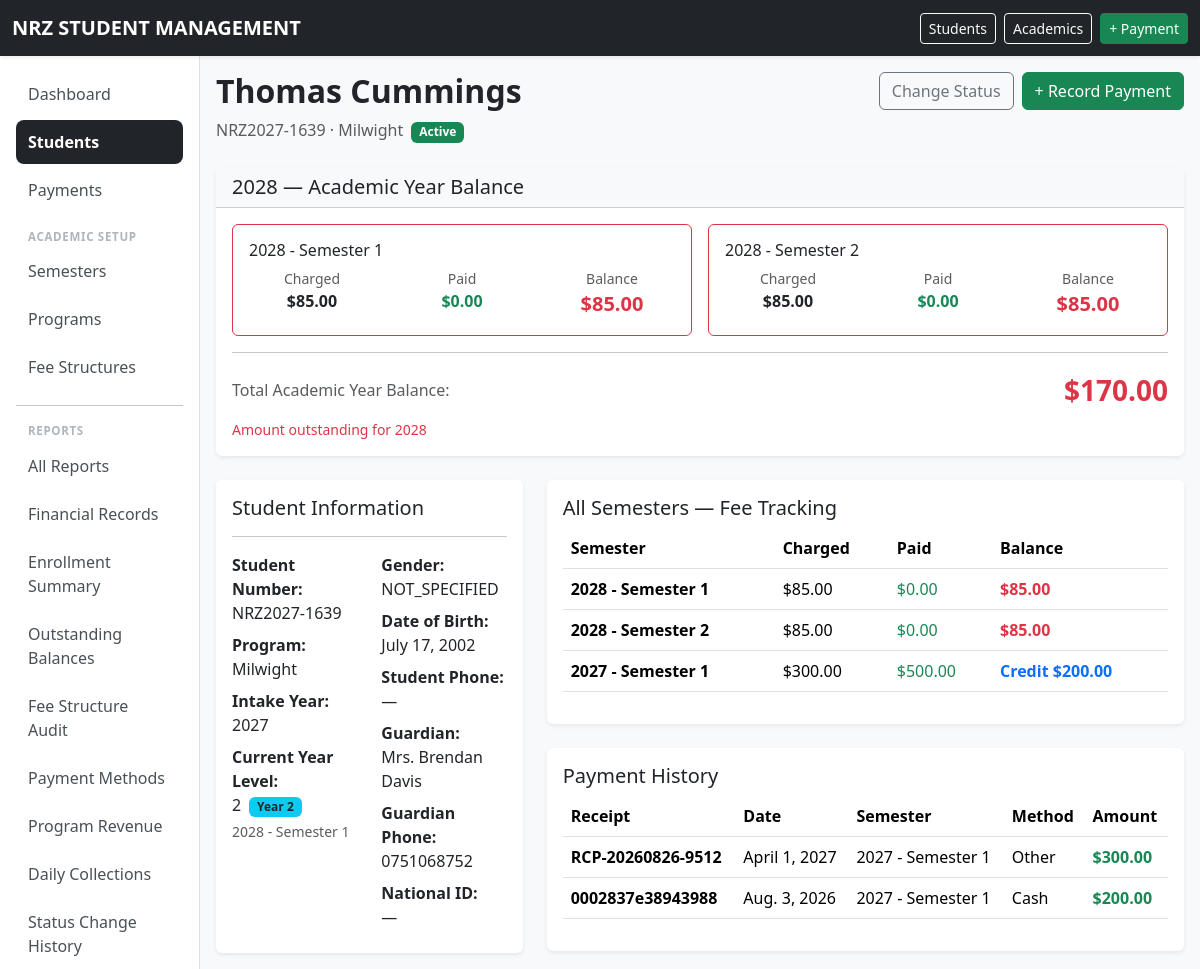
/students/93/ (signed in), run on an earlier commit of the app's database.
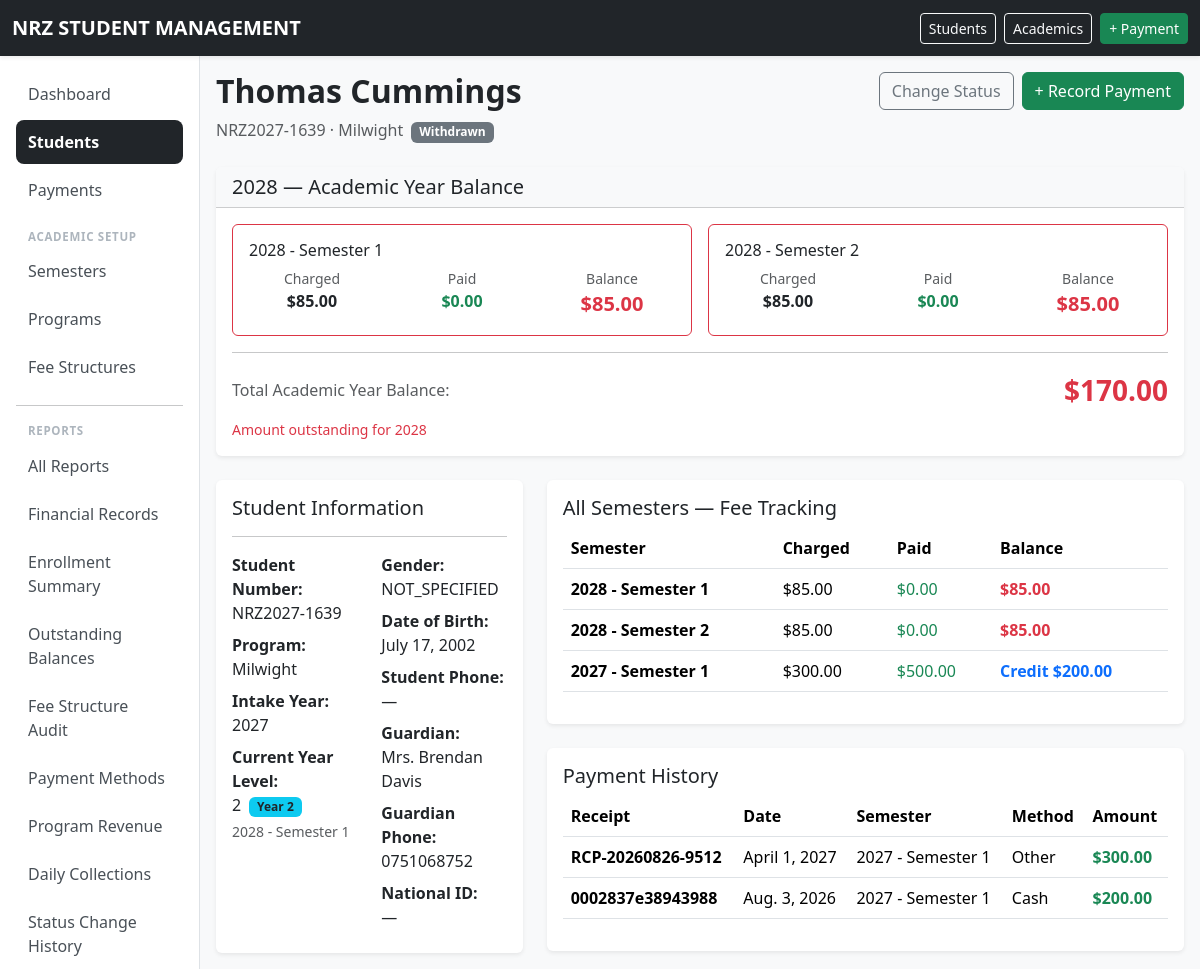
And on a later commit of the database.
### school/views.py (the view, shortened to what this page needs)
# urls.py: path("students/<int:pk>/", views.student_detail, name="student_detail"),
@permission_required("school.view_student", raise_exception=True)
def student_detail(request, pk):
    student = get_object_or_404(Student, pk=pk)
    today = get_current_date()
    current_enrollment = student.get_current_enrollment(today)
    current_year_level = current_enrollment.year_level if current_enrollment else None
    semesters = Semester.objects.select_related("academic_year")
    balances = []
    for semester in semesters:
        charged = (
            StudentCharge.objects.filter(
                student=student,
                fee_item__fee_structure__semester=semester,
            ).aggregate(total=Sum("amount"))["total"]
            or Decimal("0")
        )
        paid = (
            Payment.objects.filter(
                student=student,
                semester=semester,
            ).aggregate(total=Sum("amount"))["total"]
            or Decimal("0")
        )
        if charged == 0 and paid == 0:
            continue  # skip semesters this student has no relationship to
        balances.append(
            {
                "semester": semester,
                "charged": charged,
                "paid": paid,
                "balance": charged - paid,
            }
        )
    payments = student.payments.select_related("semester")
    today = get_current_date()
    current_year = AcademicYear.objects.filter(
        start_date__lte=today,
        end_date__gte=today
    ).first()
    semester_balances = []
    total_year_balance = Decimal("0")
    if current_year:
        enrollments = student.enrollments.filter(
            semester__academic_year=current_year,
            status__in=[Enrollment.ACTIVE, Enrollment.COMPLETED]
        ).select_related("semester", "program").order_by("semester__number")
        for enrollment in enrollments:
            semester = enrollment.semester
            charged = student.charges.filter(
                enrollment__semester=semester
            ).aggregate(total=Sum("amount"))["total"] or Decimal("0")
            paid = student.payments.filter(semester=semester).aggregate(
                total=Sum("amount")
            )["total"] or Decimal("0")
            projected_charged = Decimal("0")
            effective_charged = charged if charged > 0 else projected_charged
            effective_balance = effective_charged - paid
            semester_balances.append({
                "semester": semester,
                "charged": charged,
                "projected_charged": projected_charged,
                "paid": paid,
                "balance": effective_balance,
                "is_projected": charged == 0 and projected_charged > 0,
            })
            total_year_balance += effective_balance
    return render(
        request,
        "school/student_detail.html",
        {
            "student": student,
            "balances": balances,
            "payments": payments,
            "semester_balances": semester_balances,
            "total_year_balance": total_year_balance,
            "current_year": current_year,
            "current_enrollment": current_enrollment,
            "current_year_level": current_year_level,
        },
    )

### school/context_processors.py (called while the page is built)
def time_override_enabled(request):
    return {
        'ENABLE_TIME_OVERRIDE': getattr(settings, 'ENABLE_TIME_OVERRIDE', False)
    }

### school/models.py (called while the page is built)
    @classmethod
    def get_frozen_time(cls):
        obj = cls.objects.first()
        return obj.frozen_datetime if obj else None

    def __str__(self):
        return f"{self.academic_year.name} - Semester {self.number}"

    def get_current_enrollment(self, today=None):
        from school.utils.time_utils import get_current_date
        today = today or get_current_date()
        enrollments = self.enrollments.filter(
            status=Enrollment.ACTIVE
        ).select_related('semester')
        for e in enrollments:
            if e.semester.start_date <= today <= e.semester.end_date:
                return e
        future = enrollments.filter(semester__start_date__gt=today).order_by('semester__start_date')
        if future.exists():
            return future.first()
        past = enrollments.order_by('-semester__end_date')
        return past.first() if past.exists() else None

### school/utils/time_utils.py (called while the page is built)
def get_current_date():
    return get_current_datetime().date()

### templates/school/student_detail.html (shortened to what the changed rows need)
{% extends "base.html" %}
{% block content %}
<div class="d-flex justify-content-between align-items-start mb-4">
    <div>
        <h2 class="fw-bold">
            {{ student.first_name }}
            {{ student.last_name }}
        </h2>
        <div class="text-muted">
            {{ student.student_number }} · {{ student.program.name }}
            {% if student.status == "ACTIVE" %}
                <span class="badge text-bg-success ms-1">Active</span>
            {% elif student.status == "DEFERRED" %}
                <span class="badge text-bg-warning ms-1">Deferred</span>
            {% elif student.status == "WITHDRAWN" %}
                <span class="badge text-bg-secondary ms-1">Withdrawn</span>
            {% elif student.status == "COMPLETED" %}
                <span class="badge text-bg-primary ms-1">Completed</span>
            {% endif %}
        </div>
    </div>
</div>
<div class="row g-4">
    <div class="col-lg-8">
        <div class="card border-0 shadow-sm">
            <div class="card-body">
                <div class="table-responsive">
                    <table class="table table-hover">
                        <thead>
                            <tr>
                                <th>Semester</th>
                                <th>Charged</th>
                                <th>Paid</th>
                                <th>Balance</th>
                            </tr>
                        </thead>
                    </table>
                </div>
            </div>
        </div>
        <div class="card border-0 shadow-sm mt-4">
            <div class="card-body">
                <div class="table-responsive">
                    <table class="table table-hover">
                        <thead>
                            <tr>
                                <th>Receipt</th>
                                <th>Date</th>
                                <th>Semester</th>
                                <th>Method</th>
                                <th>Amount</th>
                            </tr>
                        </thead>
                    </table>
                </div>
            </div>
        </div>
    </div>
</div>
{% endblock %}

What changed in the data, as far as the page shows it:
changed Student "Thomas": status "ACTIVE" → "WITHDRAWN" (drawn)
Also different on the page:
text no longer shown: "Active"
text now shown: "Withdrawn"
